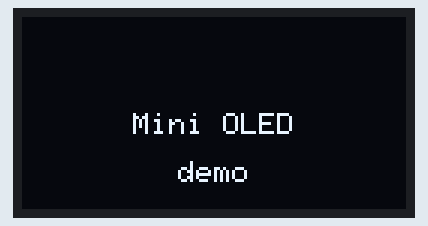
Bench run of a program on a simulated ESP32-C3. On the bench: 128×64 one-colour display. What the program prints to the serial monitor is not drawn.

Above: at 0.3 s.
At 1.9 s:
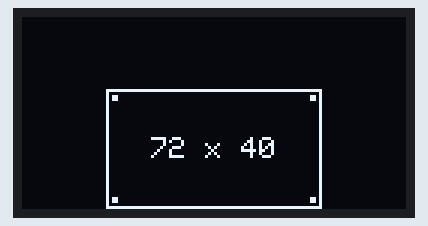
At 6.81 s:
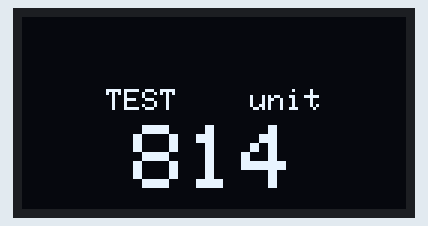
At 11.93 s:
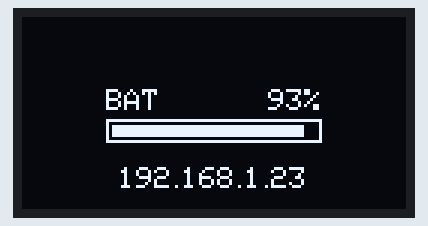
At 19.45 s:
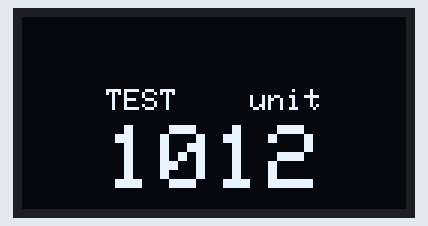
At 27.2 s:
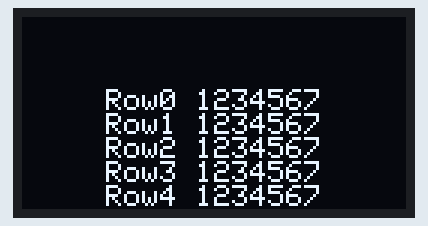

The program:

main.cpp
```cpp
// Demo for the ESP32-C3 mini built-in 0.42" OLED (72x40).
// Cycles through 4 demo screens, 3 s each. Serial monitor: 115200.
#include <Arduino.h>
#include "mini_oled.h"

static MiniOled oled;

// 1. Frame + corner dots: checks the visible window / offset.
//    The whole frame and all four corner dots must be visible.
static void screenFrame() {
    oled.clear();
    oled.rect(0, 0, OLED_W, OLED_H);
    oled.rect(2, 2, 2, 2, true);
    oled.rect(OLED_W - 4, 2, 2, 2, true);
    oled.rect(2, OLED_H - 4, 2, 2, true);
    oled.rect(OLED_W - 4, OLED_H - 4, 2, 2, true);
    oled.textCentered(16, "72 x 40");
    oled.show();
}

// 2. Size 1 text: 5 rows x 12 chars fill the screen exactly.
static void screenTextSize1() {
    oled.clear();
    for (int row = 0; row < 5; row++) {
        char buf[13];
        snprintf(buf, sizeof(buf), "Row%d 1234567", row);
        oled.text(0, row * 8, buf);
    }
    oled.show();
}

// 3. Big value + small labels (typical live readout).
static void screenBigValue(float value) {
    char buf[8];
    snprintf(buf, sizeof(buf), "%.0f", value);
    oled.clear();
    oled.text(0, 0, "TEST");
    oled.textRight(0, "unit");
    oled.textCentered(12, buf, 3);
    oled.show();
}

// 4. Label + percentage + bar + compact IP.
static void screenStatus(float fraction) {
    char pct[6];
    snprintf(pct, sizeof(pct), "%d%%", (int)(fraction * 100));
    oled.clear();
    oled.text(0, 0, "BAT");
    oled.textRight(0, pct);
    oled.bar(0, 10, OLED_W, 8, fraction);
    oled.textCompactIP(26, "192.168.1.23");
    oled.show();
}

void setup() {
    Serial.begin(115200);
    delay(200);
    if (!oled.begin()) {
        Serial.println("OLED not found - check SDA/SCL/address in oled_config.h");
        return;
    }
    Serial.println("OLED ok");
    oled.splash("Mini OLED", "demo");
    delay(1500);
}

void loop() {
    static uint8_t screen = 0;
    static uint32_t lastSwitch = 0;
    static uint32_t lastFrame = 0;
    uint32_t now = millis();

    if (now - lastSwitch > 3000) {
        lastSwitch = now;
        screen = (screen + 1) % 4;
    }
    if (now - lastFrame < 50) return;      // ~20 fps for the animated screens
    lastFrame = now;

    float t = (now % 4000) / 4000.0f;      // 0..1 sawtooth
    switch (screen) {
        case 0: screenFrame(); break;
        case 1: screenTextSize1(); break;
        case 2: screenBigValue(t * 1234.0f); break;
        case 3: screenStatus(t); break;
    }
}
```

mini_oled.h
```cpp
#pragma once
#include <Arduino.h>
#include <Adafruit_SSD1306.h>
#include "oled_config.h"

// Thin wrapper around Adafruit_SSD1306 for the 72x40 visible window.
// All coordinates are LOCAL: (0,0) is the top-left visible pixel,
// (71,39) the bottom-right. The offset into the 128x64 buffer is hidden here.
//
// Font sizes (built-in 5x7 font + 1 px spacing):
//   size 1:  6x8  px per char -> 12 chars x 5 rows
//   size 2: 12x16 px per char ->  6 chars x 2 rows
//   size 3: 18x24 px per char ->  4 chars x 1 row
class MiniOled {
public:
    bool begin();                          // false = display not found on I2C

    void clear();                          // clear buffer (call show() to apply)
    void show();                           // push buffer to the display

    // Text
    void text(int x, int y, const char* s, uint8_t size = 1);
    void textCentered(int y, const char* s, uint8_t size = 1);
    void textRight(int y, const char* s, uint8_t size = 1);
    void textCompactIP(int y, const char* ip);   // dots 3 px wide, centred

    // Graphics
    void pixel(int x, int y, bool on = true);
    void line(int x0, int y0, int x1, int y1);
    void rect(int x, int y, int w, int h, bool filled = false);
    void bar(int x, int y, int w, int h, float fraction);   // outlined bar, 0..1
    void invert(bool on);                  // hardware invert of the whole screen
    void contrast(uint8_t level);          // 0..255

    // One or two centred lines (boot / error screens); draws and shows
    void splash(const char* line1, const char* line2 = nullptr);

    static int textWidth(const char* s, uint8_t size = 1) { return strlen(s) * 6 * size; }

    // Full Adafruit API. Careful: it uses BUFFER coordinates (add the offsets).
    Adafruit_SSD1306& raw() { return _d; }

private:
    Adafruit_SSD1306 _d{OLED_CTRL_W, OLED_CTRL_H, &Wire, OLED_RESET};
    static int X(int x) { return x + OLED_X_OFFSET; }
    static int Y(int y) { return y + OLED_Y_OFFSET; }
};
```

mini_oled.cpp
```cpp
#include "mini_oled.h"
#include <Wire.h>

bool MiniOled::begin() {
    Wire.begin(OLED_SDA, OLED_SCL);
    if (!_d.begin(SSD1306_SWITCHCAPVCC, OLED_ADDRESS)) return false;
    _d.setTextColor(SSD1306_WHITE);
    _d.setTextWrap(false);                 // never wrap into the invisible buffer area
    clear();
    show();
    return true;
}

void MiniOled::clear() { _d.clearDisplay(); }
void MiniOled::show()  { _d.display(); }

void MiniOled::text(int x, int y, const char* s, uint8_t size) {
    _d.setTextSize(size);
    _d.setCursor(X(x), Y(y));
    _d.print(s);
}

void MiniOled::textCentered(int y, const char* s, uint8_t size) {
    text(max(0, (OLED_W - textWidth(s, size)) / 2), y, s, size);
}

void MiniOled::textRight(int y, const char* s, uint8_t size) {
    text(max(0, OLED_W - textWidth(s, size)), y, s, size);
}

// At size 1 an IP like 192.168.1.23 is 12 chars = 72 px, the whole width.
// Drawing each dot as one pixel in a 3 px cell saves 3 px per dot.
// Longest IPs (xxx.xxx.xxx.xxx = 81 px) still do not fit completely.
void MiniOled::textCompactIP(int y, const char* ip) {
    int total = 0;
    for (const char* p = ip; *p; p++) total += (*p == '.') ? 3 : 6;
    int cx = max(0, (OLED_W - total) / 2);
    _d.setTextSize(1);
    for (const char* p = ip; *p; p++) {
        if (*p == '.') {
            pixel(cx + 1, y + 6);
            cx += 3;
        } else {
            _d.setCursor(X(cx), Y(y));
            _d.print(*p);
            cx += 6;
        }
    }
}

void MiniOled::pixel(int x, int y, bool on) {
    _d.drawPixel(X(x), Y(y), on ? SSD1306_WHITE : SSD1306_BLACK);
}

void MiniOled::line(int x0, int y0, int x1, int y1) {
    _d.drawLine(X(x0), Y(y0), X(x1), Y(y1), SSD1306_WHITE);
}

void MiniOled::rect(int x, int y, int w, int h, bool filled) {
    if (filled) _d.fillRect(X(x), Y(y), w, h, SSD1306_WHITE);
    else        _d.drawRect(X(x), Y(y), w, h, SSD1306_WHITE);
}

void MiniOled::bar(int x, int y, int w, int h, float fraction) {
    if (fraction < 0) fraction = 0;
    if (fraction > 1) fraction = 1;
    rect(x, y, w, h);
    int inner = (int)((w - 4) * fraction + 0.5f);
    if (inner > 0 && h > 4) rect(x + 2, y + 2, inner, h - 4, true);
}

void MiniOled::invert(bool on) { _d.invertDisplay(on); }

void MiniOled::contrast(uint8_t level) {
    _d.ssd1306_command(SSD1306_SETCONTRAST);
    _d.ssd1306_command(level);
}

void MiniOled::splash(const char* line1, const char* line2) {
    clear();
    if (line2) {
        textCentered(8, line1);
        textCentered(24, line2);
    } else {
        textCentered(16, line1);
    }
    show();
}
```

oled_config.h
```cpp
#pragma once

// Built-in 0.42" OLED of the ESP32-C3 mini board.
// The SSD1306 controller has a 128x64 frame buffer, but only a 72x40 window
// of it is wired to the glass.

#define OLED_SDA        5       // GPIO5
#define OLED_SCL        6       // GPIO6
#define OLED_RESET      -1      // no reset pin
#define OLED_ADDRESS    0x3C    // I2C address

#define OLED_CTRL_W     128     // controller frame buffer
#define OLED_CTRL_H     64

#define OLED_W          72      // visible window
#define OLED_H          40
#define OLED_X_OFFSET   28      // where the visible window starts in the buffer
#define OLED_Y_OFFSET   24
```

Measured:
- what the display in image 0 shows lasts 1.5 s, from 0.3 s to 1.8 s
- what the display in image 1 shows lasts 1.3 s, from 1.8 s to 3.1 s
- what the display in image 5 shows lasts 3.0 s, from 27.1 s to 30.1 s
